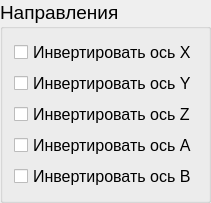
             <widget class="QGroupBox" name="groupBox_8">
              <property name="sizePolicy">
               <sizepolicy hsizetype="Preferred" vsizetype="Preferred">
                <horstretch>5</horstretch>
                <verstretch>0</verstretch>
               </sizepolicy>
              </property>
              <property name="font">
               <font>
                <pointsize>14</pointsize>
               </font>
              </property>
              <property name="title">
               <string>Направления</string>
              </property>
              <layout class="QVBoxLayout" name="verticalLayout_14">
               <item>
                <widget class="QCheckBox" name="checkBox_13">
                 <property name="font">
                  <font>
                   <pointsize>12</pointsize>
                  </font>
                 </property>
                 <property name="text">
                  <string>Инвертировать ось X</string>
                 </property>
                </widget>
               </item>
               <item>
                <widget class="QCheckBox" name="checkBox_14">
                 <property name="font">
                  <font>
                   <pointsize>12</pointsize>
                  </font>
                 </property>
                 <property name="text">
                  <string>Инвертировать ось Y</string>
                 </property>
                </widget>
               </item>
               <item>
                <widget class="QCheckBox" name="checkBox_15">
                 <property name="font">
                  <font>
                   <pointsize>12</pointsize>
                  </font>
                 </property>
                 <property name="text">
                  <string>Инвертировать ось Z</string>
                 </property>
                </widget>
               </item>
               <item>
                <widget class="QCheckBox" name="checkBox_16">
                 <property name="font">
                  <font>
                   <pointsize>12</pointsize>
                  </font>
                 </property>
                 <property name="text">
                  <string>Инвертировать ось A</string>
                 </property>
                </widget>
               </item>
               <item>
                <widget class="QCheckBox" name="checkBox_17">
                 <property name="font">
                  <font>
                   <pointsize>12</pointsize>
                  </font>
                 </property>
                 <property name="text">
                  <string>Инвертировать ось B</string>
                 </property>
                </widget>
               </item>
              </layout>
             </widget>
